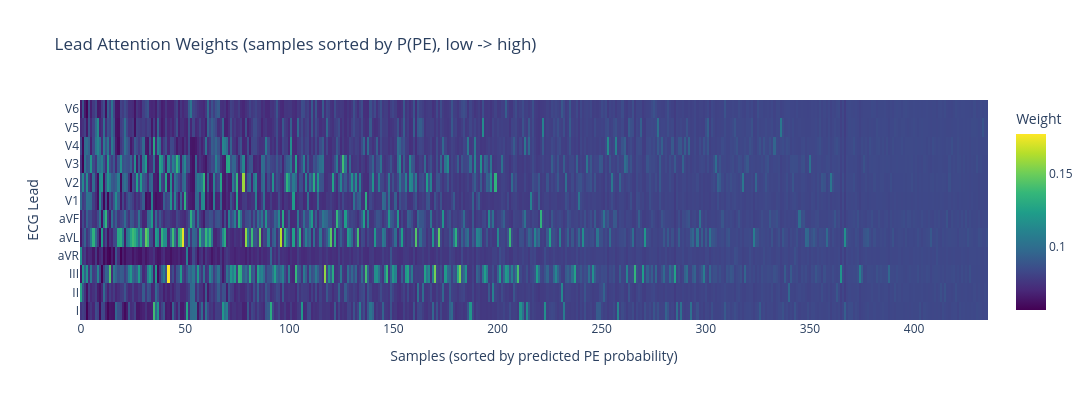

This figure's notebook cell:
### Code cell
# Lead attention heatmap across samples
sort_by_prob = np.argsort(probs)
fig = go.Figure(data=go.Heatmap(
    z=lead_weights[sort_by_prob].T,
    x=list(range(len(sort_by_prob))),
    y=LEAD_NAMES,
    colorscale='Viridis',
    colorbar_title='Weight',
))
fig.update_layout(
    title='Lead Attention Weights (samples sorted by P(PE), low -> high)',
    xaxis_title='Samples (sorted by predicted PE probability)',
    yaxis_title='ECG Lead',
    template='plotly_white', width=1100, height=400,
)
fig.show()

### Figure 1 — Plotly figure (JSON) as saved in the notebook; plotly's stock layout.template omitted (floating-point values rounded to 4 significant figures; data arrays with more than 128 entries replaced by an {"elided": "..."} marker saying what was removed)
{"data": [{"colorbar": {"title": {"text": "Weight"}}, "colorscale": [[0, "#440154"], [0.1111, "#482878"], [0.2222, "#3e4989"], [0.3333, "#31688e"], [0.4444, "#26828e"], [0.5556, "#1f9e89"], [0.6667, "#35b779"], [0.7778, "#6ece58"], [0.8889, "#b5de2b"], [1, "#fde725"]], "x": {"elided": "436 int values"}, "y": ["I", "II", "III", "aVR", "aVL", "aVF", "V1", "V2", "V3", "V4", "V5", "V6"], "z": {"elided": "12x436 float values"}, "type": "heatmap"}], "layout": {"title": {"text": "Lead Attention Weights (samples sorted by P(PE), low -> high)"}, "xaxis": {"title": {"text": "Samples (sorted by predicted PE probability)"}}, "yaxis": {"title": {"text": "ECG Lead"}}, "width": 1100, "height": 400}}
